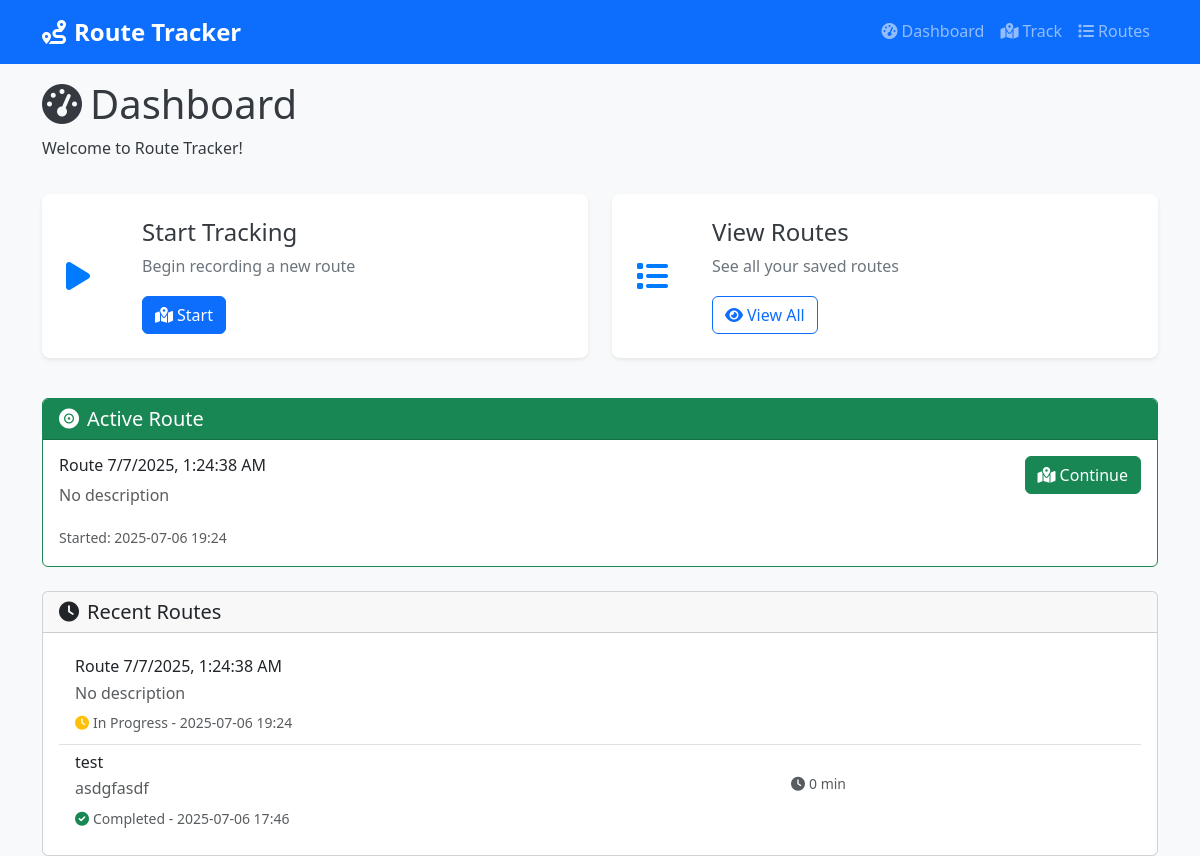
/dashboard, run on the app's committed database.
### models.py (models this page shows, shortened)
class Route(db.Model):
    id = db.Column(db.Integer, primary_key=True)
    user_id = db.Column(db.Integer, db.ForeignKey('user.id'), nullable=False)
    name = db.Column(db.String(100), nullable=False)
    description = db.Column(db.Text)
    start_time = db.Column(db.DateTime, nullable=False)
    end_time = db.Column(db.DateTime)
    total_distance = db.Column(db.Float, default=0.0)  # in kilometers
    total_time = db.Column(db.Integer, default=0)  # in seconds
    average_speed = db.Column(db.Float, default=0.0)  # in km/h
    route_points = db.Column(db.Text)  # JSON string of coordinates
    is_active = db.Column(db.Boolean, default=True)
    is_completed = db.Column(db.Boolean, default=False)
    created_at = db.Column(db.DateTime, default=datetime.utcnow)

### routes.py (the view)
@app.route('/dashboard')
def dashboard():
    demo_user_id = 1
    recent_routes = Route.query.filter_by(user_id=demo_user_id).order_by(Route.created_at.desc()).limit(5).all()
    active_route = Route.query.filter_by(user_id=demo_user_id, is_active=True, is_completed=False).first()
    return render_template('dashboard.html',
                         recent_routes=recent_routes,
                         active_route=active_route)

### templates/dashboard.html (shortened to what this page needs)
{% extends "base.html" %}
{% block content %}
<div class="container">
    <div class="dashboard-header">
        <h1>
            <i class="fas fa-tachometer-alt me-2"></i>Dashboard
        </h1>
        <p>Welcome to Route Tracker!</p>
    </div>
    <div class="row mb-4">
        <div class="col-md-6 mb-3">
            <div class="quick-action-card">
                <div class="action-icon">
                    <i class="fas fa-play"></i>
                </div>
                <div class="action-content">
                    <h4>Start Tracking</h4>
                    <p>Begin recording a new route</p>
                    <a href="{{ url_for('track') }}" class="btn btn-primary">
                        <i class="fas fa-map-marked-alt me-1"></i>Start
                    </a>
                </div>
            </div>
        </div>
        <div class="col-md-6 mb-3">
            <div class="quick-action-card">
                <div class="action-icon">
                    <i class="fas fa-list"></i>
                </div>
                <div class="action-content">
                    <h4>View Routes</h4>
                    <p>See all your saved routes</p>
                    <a href="{{ url_for('routes') }}" class="btn btn-outline-primary">
                        <i class="fas fa-eye me-1"></i>View All
                    </a>
                </div>
            </div>
        </div>
    </div>
    {% if active_route %}
    <div class="row mb-4">
        <div class="col-12">
            <div class="card border-success">
                <div class="card-header bg-success text-white">
                    <h5 class="mb-0">
                        <i class="fas fa-record-vinyl me-2"></i>Active Route
                    </h5>
                </div>
                <div class="card-body">
                    <div class="row">
                        <div class="col-md-8">
                            <h6>{{ active_route.name }}</h6>
                            <p class="text-muted">{{ active_route.description or 'No description' }}</p>
                            <small class="text-muted">
                                Started: {{ active_route.start_time.strftime('%Y-%m-%d %H:%M') }}
                            </small>
                        </div>
                        <div class="col-md-4 text-end">
                            <a href="{{ url_for('track') }}" class="btn btn-success">
                                <i class="fas fa-map-marked-alt me-1"></i>Continue
                            </a>
                        </div>
                    </div>
                </div>
            </div>
        </div>
    </div>
    {% endif %}
    <div class="row">
        <div class="col-12">
            <div class="card">
                <div class="card-header">
                    <h5 class="mb-0">
                        <i class="fas fa-clock me-2"></i>Recent Routes
                    </h5>
                </div>
                <div class="card-body">
                    {% if recent_routes %}
                        <div class="list-group list-group-flush">
                            {% for route in recent_routes %}
                            <div class="list-group-item">
                                <div class="row align-items-center">
                                    <div class="col-md-8">
                                        <h6 class="mb-1">{{ route.name }}</h6>
                                        <p class="mb-1 text-muted">{{ route.description or 'No description' }}</p>
                                        <small class="text-muted">
                                            {% if route.is_completed %}
                                                <i class="fas fa-check-circle text-success me-1"></i>Completed
                                            {% else %}
                                                <i class="fas fa-clock text-warning me-1"></i>In Progress
                                            {% endif %}
                                            - {{ route.created_at.strftime('%Y-%m-%d %H:%M') }}
                                        </small>
                                    </div>
                                    <div class="col-md-4 text-end">
                                        <div class="route-stats">
                                            {% if route.total_time > 0 %}
                                                <small class="text-muted d-block">
                                                    <i class="fas fa-clock me-1"></i>{{ (route.total_time // 60)|int }} min
                                                </small>
                                            {% endif %}
                                        </div>
                                    </div>
                                </div>
                            </div>
                            {% endfor %}
                        </div>
                    {% endif %}
                </div>
            </div>
        </div>
    </div>
</div>
{% endblock %}

### static/css/style.css (style rules this page uses)
:root { --primary-color: #007bff; --secondary-color: #6c757d; --success-color: #28a745; --warning-color: #ffc107; --danger-color: #dc3545; --info-color: #17a2b8; --light-color: #f8f9fa; --dark-color: #343a40; --border-radius: 0.5rem; --box-shadow: 0 0.125rem 0.25rem rgba(0, 0, 0, 0.075); --transition: all 0.3s ease; }
* { box-sizing: border-box; }
body { font-family: 'Segoe UI', Tahoma, Geneva, Verdana, sans-serif; line-height: 1.6; color: var(--dark-color); background-color: var(--light-color); }
.dashboard-header { margin-bottom: 2rem; }
.dashboard-header h1 { color: var(--dark-color); margin-bottom: 0.5rem; }
.quick-action-card { background: white; border-radius: var(--border-radius); padding: 1.5rem; box-shadow: var(--box-shadow); display: flex; align-items: center; gap: 1rem; transition: var(--transition); height: 100%; }
.action-icon { font-size: 2rem; color: var(--primary-color); min-width: 60px; }
.action-content h4 { color: var(--dark-color); margin-bottom: 0.5rem; }
.action-content p { color: var(--secondary-color); margin-bottom: 1rem; }
.route-stats { display: flex; gap: 1rem; margin-bottom: 1rem; flex-wrap: wrap; }

### data on the page
Route: name "Route 7/7/2025, 1:24:38 AM", description "No description", start_time "2025-07-06 19:24", is_completed False (drawn), created_at "2025-07-06 19:24"
Route: name "test", description "asdgfasdf", is_completed True (drawn), created_at "2025-07-06 17:46", total_time "0"
